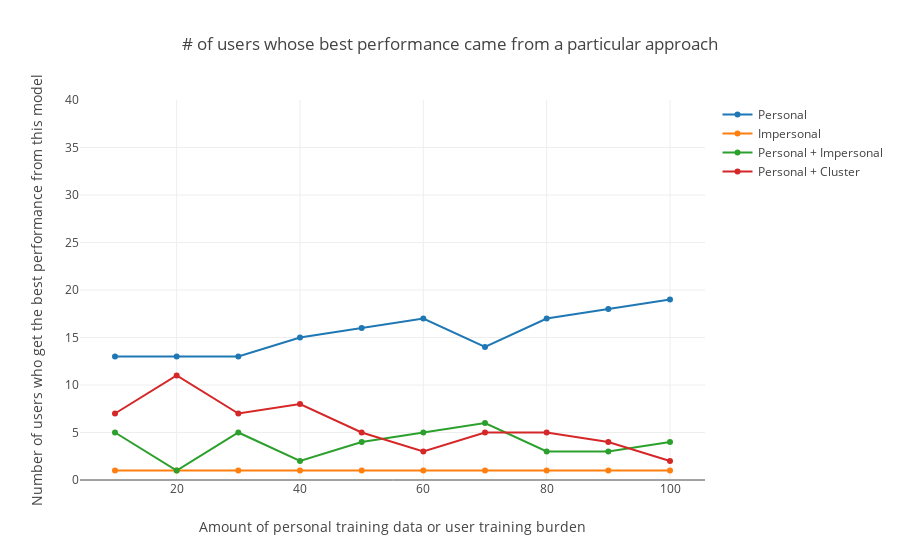

Notebook code cell kept with this figure:
### Code cell
fig = viz.plotUserBests()
fig.layout['title'] = "# of users whose best performance came from a particular approach"
iplot(fig)

### Figure 1 — Plotly figure (JSON) as saved in the notebook; plotly's stock layout.template omitted (floating-point values rounded to 4 significant figures)
{"data": [{"name": "Personal", "type": "scatter", "x": [10, 20, 30, 40, 50, 60, 70, 80, 90, 100], "y": [13, 13, 13, 15, 16, 17, 14, 17, 18, 19]}, {"name": "Impersonal", "type": "scatter", "x": [10, 20, 30, 40, 50, 60, 70, 80, 90, 100], "y": [1, 1, 1, 1, 1, 1, 1, 1, 1, 1]}, {"name": "Personal + Impersonal", "type": "scatter", "x": [10, 20, 30, 40, 50, 60, 70, 80, 90, 100], "y": [5, 1, 5, 2, 4, 5, 6, 3, 3, 4]}, {"name": "Personal + Cluster", "type": "scatter", "x": [10, 20, 30, 40, 50, 60, 70, 80, 90, 100], "y": [7, 11, 7, 8, 5, 3, 5, 5, 4, 2]}], "layout": {"title": "# of users whose best performance came from a particular approach", "xaxis": {"title": "Amount of personal training data or user training burden"}, "yaxis": {"range": [0, 40], "title": "Number of users who get the best performance from this model"}}}
